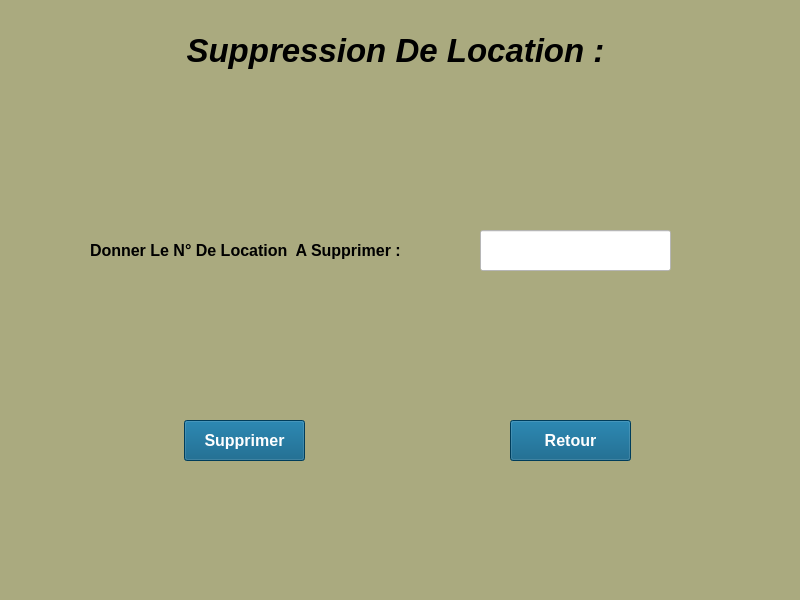
<?xml version="1.0" encoding="UTF-8"?>
<ui version="4.0">
 <class>Form</class>
 <widget class="QWidget" name="Form">
  <property name="geometry">
   <rect>
    <x>0</x>
    <y>0</y>
    <width>800</width>
    <height>600</height>
   </rect>
  </property>
  <property name="windowTitle">
   <string>Form</string>
  </property>
  <property name="styleSheet">
   <string notr="true">background-color: rgb(170, 170, 127);</string>
  </property>
  <widget class="QLabel" name="label">
   <property name="geometry">
    <rect>
     <x>90</x>
     <y>230</y>
     <width>411</width>
     <height>41</height>
    </rect>
   </property>
   <property name="font">
    <font>
     <pointsize>12</pointsize>
     <weight>75</weight>
     <bold>true</bold>
    </font>
   </property>
   <property name="text">
    <string>Donner Le N° De Location  A Supprimer :</string>
   </property>
  </widget>
  <widget class="QLineEdit" name="lire_location">
   <property name="geometry">
    <rect>
     <x>480</x>
     <y>230</y>
     <width>191</width>
     <height>41</height>
    </rect>
   </property>
   <property name="font">
    <font>
     <pointsize>13</pointsize>
     <weight>75</weight>
     <bold>true</bold>
    </font>
   </property>
   <property name="styleSheet">
    <string notr="true">color: rgb(255, 0, 0);
background-color: rgb(255, 255, 255);</string>
   </property>
  </widget>
  <widget class="QPushButton" name="retour">
   <property name="geometry">
    <rect>
     <x>510</x>
     <y>420</y>
     <width>121</width>
     <height>41</height>
    </rect>
   </property>
   <property name="font">
    <font>
     <pointsize>12</pointsize>
     <weight>75</weight>
     <bold>true</bold>
    </font>
   </property>
   <property name="styleSheet">
    <string notr="true">background-color: rgb(255, 255, 255);
color: rgb(255, 255, 255);
background-color: rgb(0, 85, 127);</string>
   </property>
   <property name="text">
    <string>Retour</string>
   </property>
  </widget>
  <widget class="QPushButton" name="supprimer">
   <property name="geometry">
    <rect>
     <x>184</x>
     <y>420</y>
     <width>121</width>
     <height>41</height>
    </rect>
   </property>
   <property name="font">
    <font>
     <pointsize>12</pointsize>
     <weight>75</weight>
     <italic>false</italic>
     <bold>true</bold>
    </font>
   </property>
   <property name="styleSheet">
    <string notr="true">background-color: rgb(0, 85, 127);
color: rgb(255, 255, 255);</string>
   </property>
   <property name="text">
    <string>Supprimer</string>
   </property>
  </widget>
  <widget class="QLabel" name="label_2">
   <property name="geometry">
    <rect>
     <x>160</x>
     <y>0</y>
     <width>471</width>
     <height>101</height>
    </rect>
   </property>
   <property name="font">
    <font>
     <pointsize>25</pointsize>
     <weight>75</weight>
     <italic>true</italic>
     <bold>true</bold>
    </font>
   </property>
   <property name="text">
    <string>Suppression De Location :</string>
   </property>
   <property name="alignment">
    <set>Qt::AlignCenter</set>
   </property>
  </widget>
 </widget>
 <resources/>
 <connections/>
</ui>
